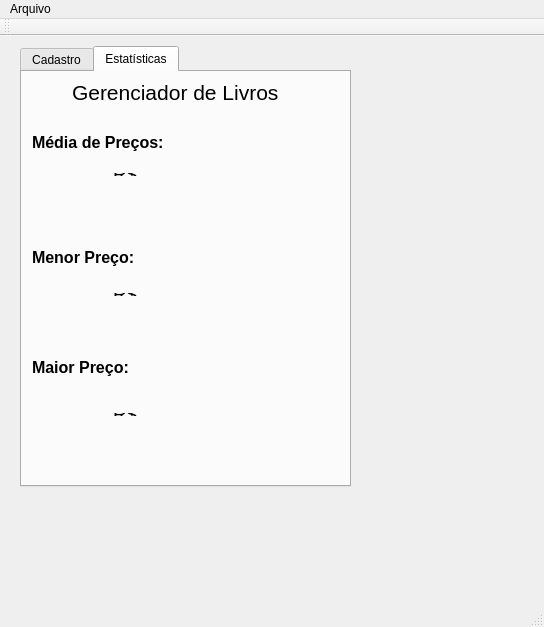
<?xml version="1.0" encoding="UTF-8"?>
<ui version="4.0">
 <class>MainWindow</class>
 <widget class="QMainWindow" name="MainWindow">
  <property name="geometry">
   <rect>
    <x>0</x>
    <y>0</y>
    <width>544</width>
    <height>627</height>
   </rect>
  </property>
  <property name="windowTitle">
   <string>MainWindow</string>
  </property>
  <widget class="QWidget" name="centralWidget">
   <widget class="QTabWidget" name="Estatisticas">
    <property name="geometry">
     <rect>
      <x>20</x>
      <y>10</y>
      <width>331</width>
      <height>441</height>
     </rect>
    </property>
    <property name="currentIndex">
     <number>1</number>
    </property>
    <widget class="QWidget" name="tab">
     <attribute name="title">
      <string>Cadastro</string>
     </attribute>
     <layout class="QVBoxLayout" name="verticalLayout_3">
      <item>
       <layout class="QVBoxLayout" name="verticalLayout_2">
        <item>
         <layout class="QVBoxLayout" name="verticalLayout">
          <item>
           <widget class="QLabel" name="label">
            <property name="text">
             <string>Nome do Livro:</string>
            </property>
           </widget>
          </item>
          <item>
           <widget class="QLineEdit" name="nomeLivro">
            <property name="text">
             <string/>
            </property>
           </widget>
          </item>
          <item>
           <widget class="QLabel" name="label_3">
            <property name="text">
             <string>Valor(R$):</string>
            </property>
           </widget>
          </item>
          <item>
           <widget class="QLineEdit" name="valorLivro"/>
          </item>
         </layout>
        </item>
        <item>
         <widget class="QPushButton" name="cadastrar">
          <property name="text">
           <string>Salvar</string>
          </property>
         </widget>
        </item>
        <item>
         <widget class="QTableWidget" name="tabela">
          <attribute name="horizontalHeaderStretchLastSection">
           <bool>true</bool>
          </attribute>
          <column>
           <property name="text">
            <string>Livro</string>
           </property>
          </column>
          <column>
           <property name="text">
            <string>Preço(R$)</string>
           </property>
          </column>
         </widget>
        </item>
       </layout>
      </item>
      <item>
       <layout class="QHBoxLayout" name="horizontalLayout">
        <item>
         <widget class="QPushButton" name="ordenarNome">
          <property name="text">
           <string>Ordenar por nome</string>
          </property>
         </widget>
        </item>
        <item>
         <widget class="QPushButton" name="ordenarValor">
          <property name="text">
           <string>Ordenar por preço</string>
          </property>
         </widget>
        </item>
       </layout>
      </item>
     </layout>
    </widget>
    <widget class="QWidget" name="tab_2">
     <attribute name="title">
      <string>Estatísticas</string>
     </attribute>
     <widget class="QLabel" name="label_2">
      <property name="geometry">
       <rect>
        <x>10</x>
        <y>60</y>
        <width>151</width>
        <height>21</height>
       </rect>
      </property>
      <property name="font">
       <font>
        <pointsize>12</pointsize>
        <weight>75</weight>
        <bold>true</bold>
       </font>
      </property>
      <property name="text">
       <string>Média de Preços:</string>
      </property>
     </widget>
     <widget class="QLabel" name="label_5">
      <property name="geometry">
       <rect>
        <x>10</x>
        <y>170</y>
        <width>121</width>
        <height>31</height>
       </rect>
      </property>
      <property name="font">
       <font>
        <pointsize>12</pointsize>
        <weight>75</weight>
        <bold>true</bold>
       </font>
      </property>
      <property name="text">
       <string>Menor Preço:</string>
      </property>
     </widget>
     <widget class="QLabel" name="label_6">
      <property name="geometry">
       <rect>
        <x>10</x>
        <y>280</y>
        <width>121</width>
        <height>31</height>
       </rect>
      </property>
      <property name="font">
       <font>
        <pointsize>12</pointsize>
        <weight>75</weight>
        <bold>true</bold>
       </font>
      </property>
      <property name="text">
       <string>Maior Preço:</string>
      </property>
     </widget>
     <widget class="QLabel" name="label_9">
      <property name="geometry">
       <rect>
        <x>50</x>
        <y>10</y>
        <width>241</width>
        <height>20</height>
       </rect>
      </property>
      <property name="font">
       <font>
        <pointsize>16</pointsize>
       </font>
      </property>
      <property name="text">
       <string>Gerenciador de Livros</string>
      </property>
     </widget>
     <widget class="QWidget" name="">
      <property name="geometry">
       <rect>
        <x>80</x>
        <y>90</y>
        <width>110</width>
        <height>25</height>
       </rect>
      </property>
      <layout class="QHBoxLayout" name="horizontalLayout_2">
       <item>
        <widget class="QLabel" name="label_4">
         <property name="font">
          <font>
           <pointsize>14</pointsize>
          </font>
         </property>
         <property name="text">
          <string>R$</string>
         </property>
        </widget>
       </item>
       <item>
        <widget class="QLabel" name="mediaValor">
         <property name="enabled">
          <bool>true</bool>
         </property>
         <property name="font">
          <font>
           <pointsize>14</pointsize>
          </font>
         </property>
         <property name="frameShadow">
          <enum>QFrame::Plain</enum>
         </property>
         <property name="text">
          <string/>
         </property>
         <property name="scaledContents">
          <bool>false</bool>
         </property>
         <property name="wordWrap">
          <bool>false</bool>
         </property>
         <property name="openExternalLinks">
          <bool>false</bool>
         </property>
        </widget>
       </item>
      </layout>
     </widget>
     <widget class="QWidget" name="">
      <property name="geometry">
       <rect>
        <x>80</x>
        <y>210</y>
        <width>110</width>
        <height>25</height>
       </rect>
      </property>
      <layout class="QHBoxLayout" name="horizontalLayout_3">
       <item>
        <widget class="QLabel" name="label_7">
         <property name="font">
          <font>
           <pointsize>14</pointsize>
          </font>
         </property>
         <property name="text">
          <string>R$</string>
         </property>
        </widget>
       </item>
       <item>
        <widget class="QLabel" name="maiorValor">
         <property name="font">
          <font>
           <pointsize>14</pointsize>
          </font>
         </property>
         <property name="text">
          <string/>
         </property>
        </widget>
       </item>
      </layout>
     </widget>
     <widget class="QWidget" name="">
      <property name="geometry">
       <rect>
        <x>80</x>
        <y>330</y>
        <width>111</width>
        <height>25</height>
       </rect>
      </property>
      <layout class="QHBoxLayout" name="horizontalLayout_4">
       <item>
        <widget class="QLabel" name="label_8">
         <property name="font">
          <font>
           <pointsize>14</pointsize>
          </font>
         </property>
         <property name="text">
          <string>R$</string>
         </property>
        </widget>
       </item>
       <item>
        <widget class="QLabel" name="menorValor">
         <property name="font">
          <font>
           <pointsize>14</pointsize>
          </font>
         </property>
         <property name="text">
          <string/>
         </property>
        </widget>
       </item>
      </layout>
     </widget>
    </widget>
   </widget>
  </widget>
  <widget class="QToolBar" name="mainToolBar">
   <attribute name="toolBarArea">
    <enum>TopToolBarArea</enum>
   </attribute>
   <attribute name="toolBarBreak">
    <bool>false</bool>
   </attribute>
  </widget>
  <widget class="QStatusBar" name="statusBar"/>
  <widget class="QMenuBar" name="menuBar">
   <property name="geometry">
    <rect>
     <x>0</x>
     <y>0</y>
     <width>544</width>
     <height>21</height>
    </rect>
   </property>
   <widget class="QMenu" name="menuArquivo">
    <property name="title">
     <string>Arquivo</string>
    </property>
    <addaction name="actionSalvar"/>
    <addaction name="actionCarregar"/>
   </widget>
   <addaction name="menuArquivo"/>
  </widget>
  <action name="actionSalvar">
   <property name="text">
    <string>Salvar</string>
   </property>
  </action>
  <action name="actionCarregar">
   <property name="text">
    <string>Carregar</string>
   </property>
  </action>
 </widget>
 <layoutdefault spacing="6" margin="11"/>
 <resources/>
 <connections/>
</ui>
